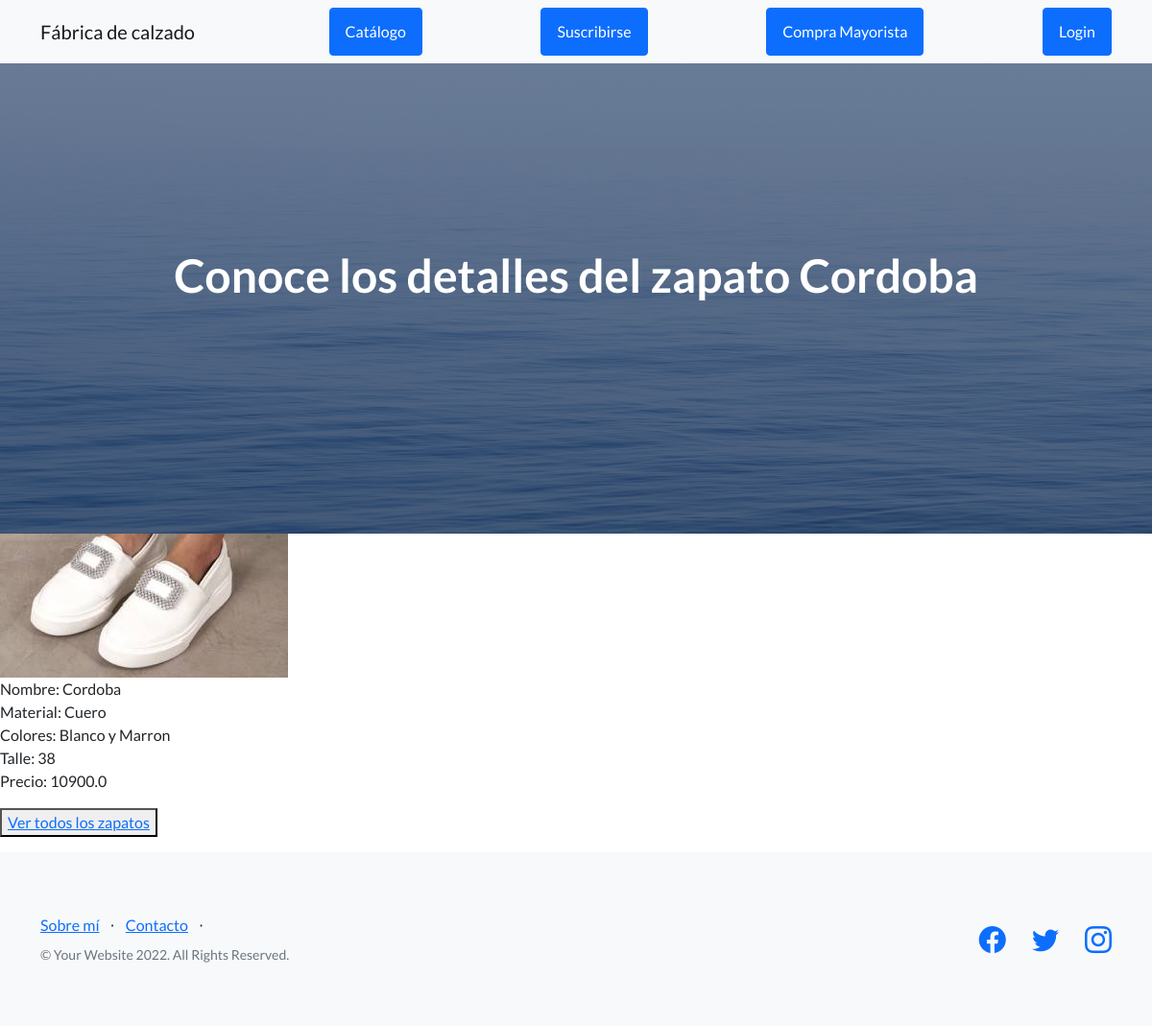
The page /AppFabrica/detallezapato/10 on the database its author committed.
### AppFabrica/models.py (models this page shows, shortened)
class Zapato (models.Model):
    nombre = models.CharField(max_length=50, default=None)
    material = models.CharField(max_length=50, default=None)
    color = models.CharField(max_length=50, default=None)
    talle = models.IntegerField(default=None)
    stock = models.IntegerField(default=None)
    precio = models.FloatField(default=None)
    foto = models.ImageField(upload_to='images/', null=True, blank=True)

### AppFabrica/views.py (the view)
class detalle_zapato (DetailView):
    model = Zapato
    template_name = 'verzapato.html'
    context_object_name = "zapato"

### AppFabrica/templates/verzapato.html (shortened to what this page needs)
{% extends 'padre.html' %}
{% load static %}
{% block contenidoDinamico%}
<header class="masthead">
    <div class="container position-relative">
        <div class="row justify-content-center">
            <div class="col-xl-20">
                <div class="text-center text-white">
                    <h1 class="mb-5">Conoce los detalles del zapato {{zapato.nombre}}</h1>
                </div>
            </div>
        </div>
    </div>
</header>
<img src="{{zapato.foto.url}}" alt="foto_producto">
<p> Nombre: {{zapato.nombre}} <br> Material: {{zapato.material}} <br> Colores: {{zapato.color}} <br> Talle: {{zapato.talle}}<br>Precio: {{zapato.precio}}</p>
     <div>
        <button>
            <a href= "{% url 'lista_zapatos'%}"> Ver todos los zapatos </a>
        </button>
    </div>
{% endblock contenidoDinamico%}

### rows shown on the page
Zapato: nombre "Cordoba", foto (picture), material "Cuero", color "Blanco y Marron", talle "38", precio "10900.0"
